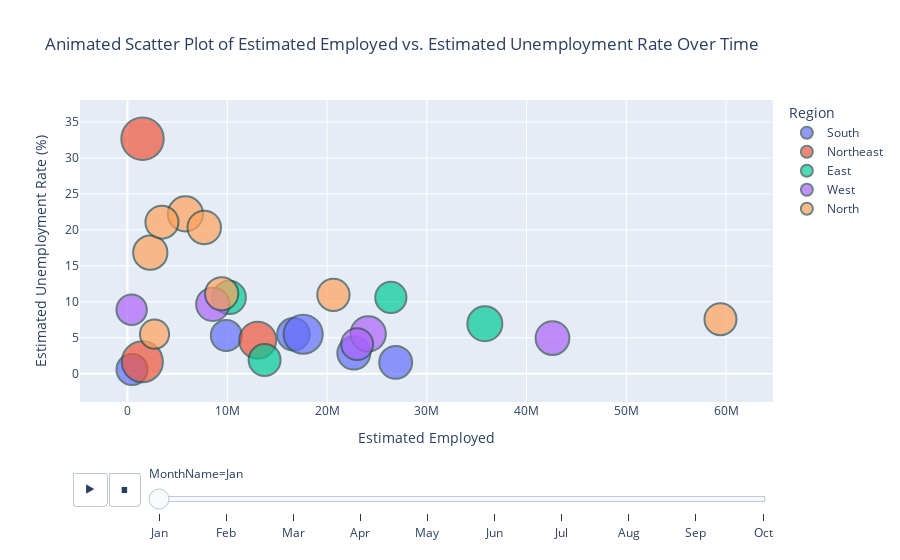

This figure's notebook cell:
### Code cell
import plotly.express as px

# Create animated scatter plot with interactive markers
fig = px.scatter(df, x='Estimated Employed', y='Estimated Unemployment Rate (%)',
                 animation_frame='MonthName', color='Region', hover_name='States',
                 title='Animated Scatter Plot of Estimated Employed vs. Estimated Unemployment Rate Over Time',
                 size='Estimated Labour Participation Rate (%)', size_max=30)

# Set animation frame duration
fig.layout.updatemenus[0].buttons[0].args[1]["frame"]["duration"] = 1200

# Customize marker properties
fig.update_traces(marker=dict(line=dict(width=2, color='DarkSlateGrey')))

# Show plot
fig.show()

### Figure 1 — Plotly figure (JSON) as saved in the notebook; plotly's stock layout.template omitted (floating-point values rounded to 4 significant figures)
{"data": [{"hovertemplate": "<b>%{hovertext}</b><br><br>Region=South<br>MonthName=Jan<br>Estimated Employed=%{x}<br>Estimated Unemployment Rate (%)=%{y}<br>Estimated Labour Participation Rate (%)=%{marker.size}<extra></extra>", "hovertext": ["Andhra Pradesh", "Karnataka", "Kerala", "Puducherry", "Tamil Nadu", "Telangana"], "legendgroup": "South", "marker": {"color": "#636efa", "line": {"color": "DarkSlateGrey", "width": 2}, "size": [41.02, 42.18, 37.12, 37.46, 41.96, 59.25], "sizemode": "area", "sizeref": 0.07743, "symbol": "circle"}, "mode": "markers", "name": "South", "orientation": "v", "showlegend": true, "type": "scatter", "x": [16635535, 22688028, 9904534, 457950, 26881641, 17609295], "xaxis": "x", "y": [5.48, 2.86, 5.31, 0.58, 1.57, 5.49], "yaxis": "y"}, {"hovertemplate": "<b>%{hovertext}</b><br><br>Region=Northeast<br>MonthName=Jan<br>Estimated Employed=%{x}<br>Estimated Unemployment Rate (%)=%{y}<br>Estimated Labour Participation Rate (%)=%{marker.size}<extra></extra>", "hovertext": ["Assam", "Meghalaya", "Tripura"], "legendgroup": "Northeast", "marker": {"color": "#EF553B", "line": {"color": "DarkSlateGrey", "width": 2}, "size": [52.98, 65.49, 69.69], "sizemode": "area", "sizeref": 0.07743, "symbol": "circle"}, "mode": "markers", "name": "Northeast", "orientation": "v", "showlegend": true, "type": "scatter", "x": [13051904, 1491093, 1508130], "xaxis": "x", "y": [4.66, 1.66, 32.67], "yaxis": "y"}, {"hovertemplate": "<b>%{hovertext}</b><br><br>Region=East<br>MonthName=Jan<br>Estimated Employed=%{x}<br>Estimated Unemployment Rate (%)=%{y}<br>Estimated Labour Participation Rate (%)=%{marker.size}<extra></extra>", "hovertext": ["Bihar", "Jharkhand", "Odisha", "West Bengal"], "legendgroup": "East", "marker": {"color": "#00cc96", "line": {"color": "DarkSlateGrey", "width": 2}, "size": [37.72, 42.92, 39.44, 47.35], "sizemode": "area", "sizeref": 0.07743, "symbol": "circle"}, "mode": "markers", "name": "East", "orientation": "v", "showlegend": true, "type": "scatter", "x": [26397671, 10198029, 13743448, 35820789], "xaxis": "x", "y": [10.61, 10.61, 1.9, 6.94], "yaxis": "y"}, {"hovertemplate": "<b>%{hovertext}</b><br><br>Region=West<br>MonthName=Jan<br>Estimated Employed=%{x}<br>Estimated Unemployment Rate (%)=%{y}<br>Estimated Labour Participation Rate (%)=%{marker.size}<extra></extra>", "hovertext": ["Chhattisgarh", "Goa", "Gujarat", "Madhya Pradesh", "Maharashtra"], "legendgroup": "West", "marker": {"color": "#ab63fa", "line": {"color": "DarkSlateGrey", "width": 2}, "size": [43.08, 35.73, 48.49, 39.42, 44.19], "sizemode": "area", "sizeref": 0.07743, "symbol": "circle"}, "mode": "markers", "name": "West", "orientation": "v", "showlegend": true, "type": "scatter", "x": [8552172, 416750, 24126346, 23018632, 42596868], "xaxis": "x", "y": [9.65, 8.89, 5.54, 4.11, 4.95], "yaxis": "y"}, {"hovertemplate": "<b>%{hovertext}</b><br><br>Region=North<br>MonthName=Jan<br>Estimated Employed=%{x}<br>Estimated Unemployment Rate (%)=%{y}<br>Estimated Labour Participation Rate (%)=%{marker.size}<extra></extra>", "hovertext": ["Delhi", "Haryana", "Himachal Pradesh", "Jammu & Kashmir", "Punjab", "Rajasthan", "Uttar Pradesh", "Uttarakhand"], "legendgroup": "North", "marker": {"color": "#FFA15A", "line": {"color": "DarkSlateGrey", "width": 2}, "size": [47.79, 43.36, 45.5, 42.2, 42.82, 40.51, 39.63, 32.99], "sizemode": "area", "sizeref": 0.07743, "symbol": "circle"}, "mode": "markers", "name": "North", "orientation": "v", "showlegend": true, "type": "scatter", "x": [5805284, 7693231, 2287632, 3453025, 9442093, 20641716, 59433759, 2711639], "xaxis": "x", "y": [22.23, 20.34, 16.83, 21.08, 11.11, 10.97, 7.58, 5.49], "yaxis": "y"}], "layout": {"legend": {"itemsizing": "constant", "title": {"text": "Region"}, "tracegroupgap": 0}, "sliders": [{"active": 0, "currentvalue": {"prefix": "MonthName="}, "len": 0.9, "pad": {"b": 10, "t": 60}, "steps": [{"args": [["Jan"], {"frame": {"duration": 0, "redraw": false}, "fromcurrent": true, "mode": "immediate", "transition": {"duration": 0, "easing": "linear"}}], "label": "Jan", "method": "animate"}, {"args": [["Feb"], {"frame": {"duration": 0, "redraw": false}, "fromcurrent": true, "mode": "immediate", "transition": {"duration": 0, "easing": "linear"}}], "label": "Feb", "method": "animate"}, {"args": [["Mar"], {"frame": {"duration": 0, "redraw": false}, "fromcurrent": true, "mode": "immediate", "transition": {"duration": 0, "easing": "linear"}}], "label": "Mar", "method": "animate"}, {"args": [["Apr"], {"frame": {"duration": 0, "redraw": false}, "fromcurrent": true, "mode": "immediate", "transition": {"duration": 0, "easing": "linear"}}], "label": "Apr", "method": "animate"}, {"args": [["May"], {"frame": {"duration": 0, "redraw": false}, "fromcurrent": true, "mode": "immediate", "transition": {"duration": 0, "easing": "linear"}}], "label": "May", "method": "animate"}, {"args": [["Jun"], {"frame": {"duration": 0, "redraw": false}, "fromcurrent": true, "mode": "immediate", "transition": {"duration": 0, "easing": "linear"}}], "label": "Jun", "method": "animate"}, {"args": [["Jul"], {"frame": {"duration": 0, "redraw": false}, "fromcurrent": true, "mode": "immediate", "transition": {"duration": 0, "easing": "linear"}}], "label": "Jul", "method": "animate"}, {"args": [["Aug"], {"frame": {"duration": 0, "redraw": false}, "fromcurrent": true, "mode": "immediate", "transition": {"duration": 0, "easing": "linear"}}], "label": "Aug", "method": "animate"}, {"args": [["Sep"], {"frame": {"duration": 0, "redraw": false}, "fromcurrent": true, "mode": "immediate", "transition": {"duration": 0, "easing": "linear"}}], "label": "Sep", "method": "animate"}, {"args": [["Oct"], {"frame": {"duration": 0, "redraw": false}, "fromcurrent": true, "mode": "immediate", "transition": {"duration": 0, "easing": "linear"}}], "label": "Oct", "method": "animate"}], "x": 0.1, "xanchor": "left", "y": 0, "yanchor": "top"}], "title": {"text": "Animated Scatter Plot of Estimated Employed vs. Estimated Unemployment Rate Over Time"}, "updatemenus": [{"buttons": [{"args": [null, {"frame": {"duration": 1200, "redraw": false}, "fromcurrent": true, "mode": "immediate", "transition": {"duration": 500, "easing": "linear"}}], "label": "&#9654;", "method": "animate"}, {"args": [[null], {"frame": {"duration": 0, "redraw": false}, "fromcurrent": true, "mode": "immediate", "transition": {"duration": 0, "easing": "linear"}}], "label": "&#9724;", "method": "animate"}], "direction": "left", "pad": {"r": 10, "t": 70}, "showactive": false, "type": "buttons", "x": 0.1, "xanchor": "right", "y": 0, "yanchor": "top"}], "xaxis": {"anchor": "y", "domain": [0, 1], "title": {"text": "Estimated Employed"}}, "yaxis": {"anchor": "x", "domain": [0, 1], "title": {"text": "Estimated Unemployment Rate (%)"}}}}
